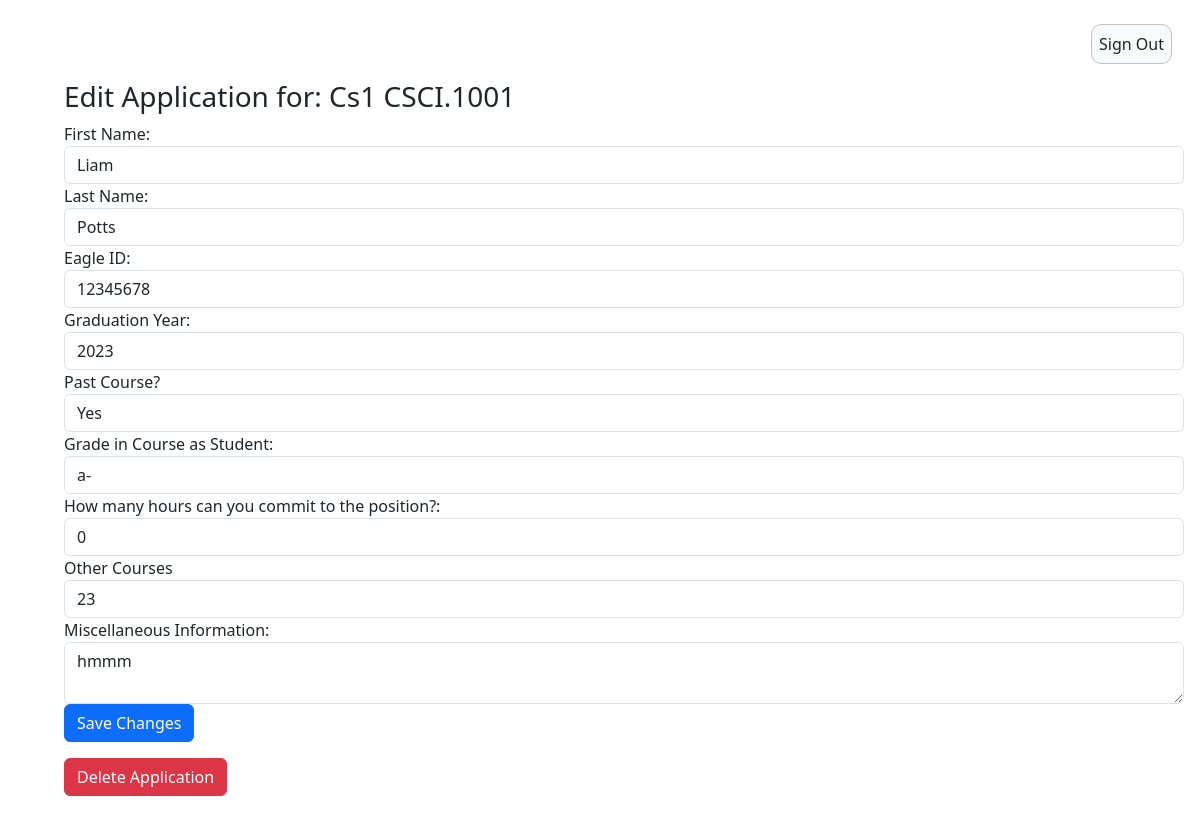
Screenshot of /edit_application/25/ with the database file from the repository.
### application/models.py (models this page shows)
class Application(models.Model):
    is_approved = models.BooleanField(default=False)
    is_rejected = models.BooleanField(default=False)
    course_name = models.CharField(max_length=200, default=None, blank = False, null=False)
    course_number = models.CharField(max_length=200, default=None)
    description = models.CharField(max_length=800, default=None)
    first_name = models.CharField(max_length=255, default=None)
    last_name = models.CharField(max_length=255, default=None)
    eagle_id = models.CharField(max_length=255, default=None)
    student = models.ForeignKey(CustomUser, on_delete=models.CASCADE, null=True, blank=True)
    RESPONSE_CHOICES = [
        ('P', 'Pending'),
        ('A', 'Accepted'),
        ('D', 'Declined'),
    ]
    student_response = models.CharField(
        max_length=1,
        choices=RESPONSE_CHOICES,
        default='P',
    )
    GRADES = (
        ('--', '--'),
        ('a', 'A'),
        ('a-', 'A-'),
        ('b+', 'B+'),
        ('b-', 'B-'),
        ('c+', 'C+'),
        ('c', 'C'),
        ('c-', 'C-'),
        ('d+', 'D+'),
        ('d', 'D'),
        ('d-', 'D-'),
        ('f', 'F'),
        ('n/a', 'N/A')
    )
    GRAD = (
        ('--', '--'),
        ('2023','2023'),
        ('2024', '2024'),
        ('2025', '2025'),
        ('2026', '2026')
    )
    grad = models.CharField(max_length=50, choices=GRAD, default='')
    past_course = models.CharField(choices=[('yes', 'Yes'),('no', 'No')], max_length=50, default='')
    grade = models.CharField(max_length=50, choices=GRADES, default='')
    hours = models.DecimalField(max_digits=2, decimal_places=0, validators=[MinValueValidator(0)], default=0)
    other_courses = models.CharField(max_length=800, default=None)
    misc_information = models.CharField(max_length=800, default=None)

### studentSummary/views.py (the view)
# urls.py: path("edit_application/<int:application_id>/", edit_application, name="edit_application"),
def edit_application(request, application_id):
    application = get_object_or_404(Application, id=application_id)
    if request.method == "POST":
        application.course_name = request.POST['course_name']
        application.course_number = request.POST['course_number']
        application.description = request.POST['description']
        application.first_name = request.POST['first_name']
        application.last_name = request.POST['last_name']
        application.eagle_id = request.POST['eagle_id']
        application.grad = request.POST['grad']
        application.past_course = request.POST['past_course']
        application.grade = request.POST['grade']
        application.hours = request.POST['hours']
        application.other_courses = request.POST['other_courses']
        application.misc_information = request.POST['misc_information']
        application.save()
        return redirect(request.session.get('previous_url', '/'))
    else:
        request.session['previous_url'] = request.META.get('HTTP_REFERER', '/')
        form = ApplicationForm(request.POST)
        context = {'application': application,
               'form': form}
        return render(request, "edit_application.html", context)

### templates/edit_application.html (shortened to what this page needs)
{% extends 'appbase.html' %}
{% block content %}
  <h3>Edit Application for: {{ application.course_name }} {{ application.course_number }}</h3>
  <form action="{% url 'edit_application' application.id %}" method="POST">
    <div class="form-group">
        <label for="first_name">First Name:</label>
        <input type="text" name="first_name" id="first_name" value="{{ application.first_name }}" class="form-control" required>
        <label for="last_name">Last Name:</label>
        <input type="text" name="last_name" id="last_name" value="{{ application.last_name }}" class="form-control" required>
        <label for="eagle_id">Eagle ID:</label>
        <input type="text" name="eagle_id" id="eagle_id" value="{{ application.eagle_id }}" class="form-control" required>
        <label for="grad">Graduation Year:</label>
        <input type="number" name="grad" id="grad" value="{{ application.grad }}" class="form-control" required>
        <label for="past_course">Past Course? </label>
        <select name="past_course" id="past_course" class="form-control" required>
            <option value="yes" {% if application.past_course == 'yes' %}selected{% endif %}>Yes</option>
        </select>
        <label for="grade">Grade in Course as Student:</label>
        <input type="text" name="grade" id="grade" value="{{ application.grade }}" class="form-control" required>
        <label for="hours">How many hours can you commit to the position?:</label>
        <input type="number" name="hours" id="hours" value="{{ application.hours }}" class="form-control" required>
        <label for="other_courses">Other Courses</label>
        <input type="text" name="other_courses" id="other_courses" value="{{ application.other_courses }}" class="form-control" required>
        <label for="misc_information">Miscellaneous Information:</label>
        <textarea name="misc_information" id="misc_information" class="form-control" required>{{ application.misc_information }}</textarea>
    </div>
    <input type="submit" class="btn btn-primary" value="Save Changes">
  </form>
  <form action="{% url 'delete_application' application.id %}" method="POST" onsubmit="return confirm('Are you sure you want to delete this application?');">
    <input type="submit" class="btn btn-danger" value="Delete Application">
  </form>
{% endblock %}

### rows the page displays
Application: course_name "Cs1", course_number "CSCI.1001", first_name "Liam", last_name "Potts", eagle_id "12345678", grad "2023", past_course "Yes", grade "a-", hours "0", other_courses "23", misc_information "hmmm"
